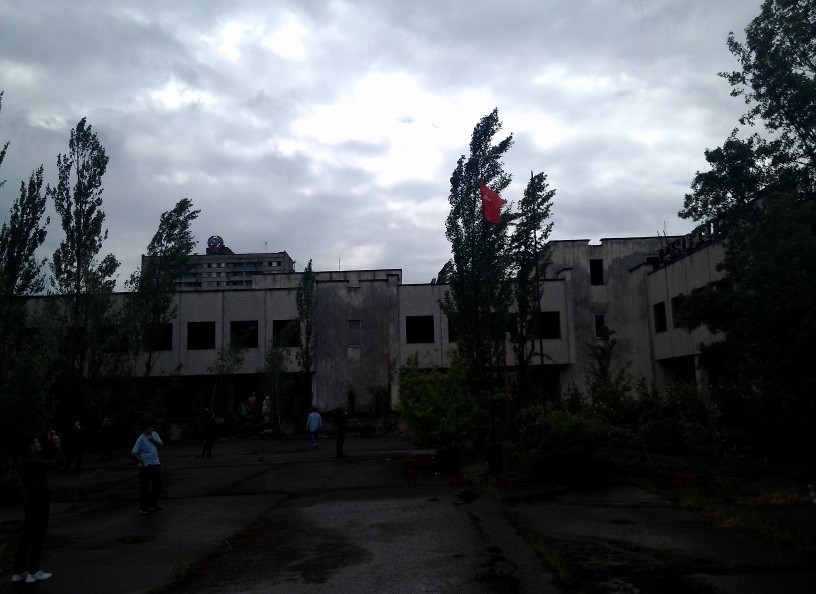
#> input picture Week 4 (Image Processing Part-2)/Media/M4/gammacorrection.jpg, 816 x 594 px, found by its file name
$ jupyter execute '4.09 LookUpTables _ Gamma Correction.ipynb'
#> lines starting #> are read from the running program, lines starting #| are printed output that depends on the picture
# <center><font style="color:rgb(100,109,254)"> LookUpTables & Gamma Correction</font><center>

[cell 1]
import cv2
import numpy as np
from matplotlib import pyplot as plt

## <font style="color:rgb(134,19,348)">  Gamma correction  </font>

Gamma correction can be used to correct the brightness of an image by using a non linear transformation between the input values and the mapped output values, now this is different from previous brightness enhancement which is a linear operation and  every pixel intensity is enhanced equally.

As this relation is non linear, the effect will not be the same for all the pixels and will depend to their original value.

Where $I$ is the input image and $y$ is the gamma value

So from above you can see that Gamma values less then `1` will shift the image pixels towards the darker end whereas gamma values greater than `1` will make the image appear brighter. A gamma value of 1 will have no affect on the image.

We will correct the below underexposed image with gamma correction

<center><small>Visem [CC BY-SA 3.0]</small></center>

<br>

**But first lets try to enhance this image with brightness enhancement technique we learned earlier**

[cell 2]
image = cv2.imread('media/M4/gammacorrection.jpg')
#> image is the input picture: shape (594, 816, 3); mean B, G, R 89.2, 84.9, 80.8

# Set some brightness constant value
constant = 80

# Add constant for increasing brightness, we convert to uint32 to prevent numpy rounding
bright_image = np.int32(image) + constant

# Remember that numpy rounds of, so we need to clip values above 255 and below 0 and then convert it to uint8
bright_image = np.clip(bright_image, 0, 255)
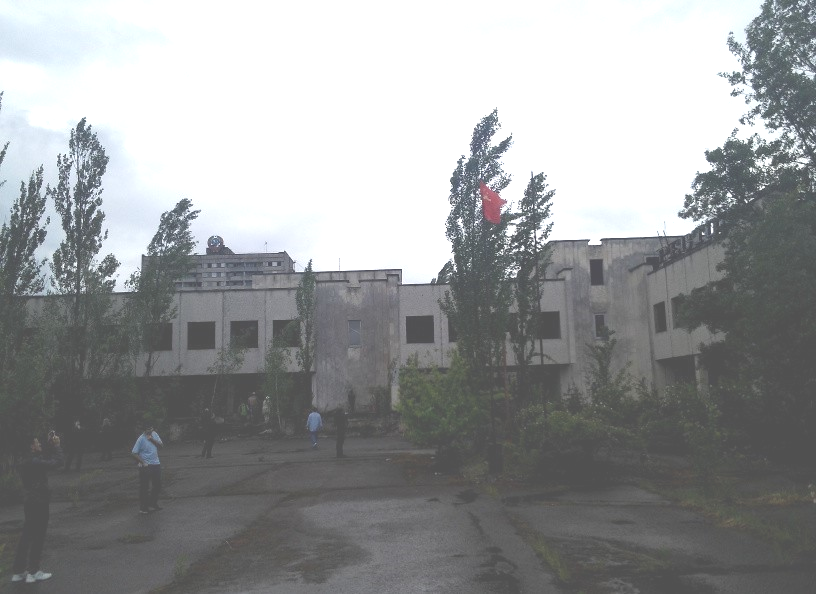
#> bright_image: shape (594, 816, 3) int32; mean B, G, R 154, 153.1, 151.3
bright_image = np.uint8(bright_image)

plt.figure(figsize=[23,23])
plt.subplot(131);plt.imshow(image[...,::-1]);plt.title("Normal");plt.axis('off');
plt.subplot(132);plt.imshow(bright_image[...,::-1]);plt.title("High Brightness");plt.axis('off');
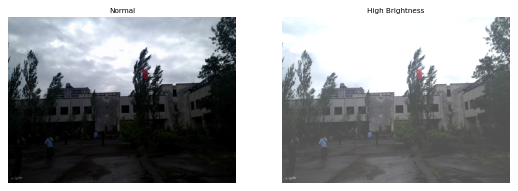
#> figure drawn by matplotlib, 2 panels

This is not too bad, we can even improve the contrast, but because of linear enhancement, see the clouds have also become saturated, with Gamma correction, we won't have this problem.

[cell 3]
image = cv2.imread('media/M4/gammacorrection.jpg')

# set the gamma value
gamma = 0.4

# this is the formula above for gamma correction
bright_image =  pow(np.int32(image) / 255.0, gamma) * 255.0
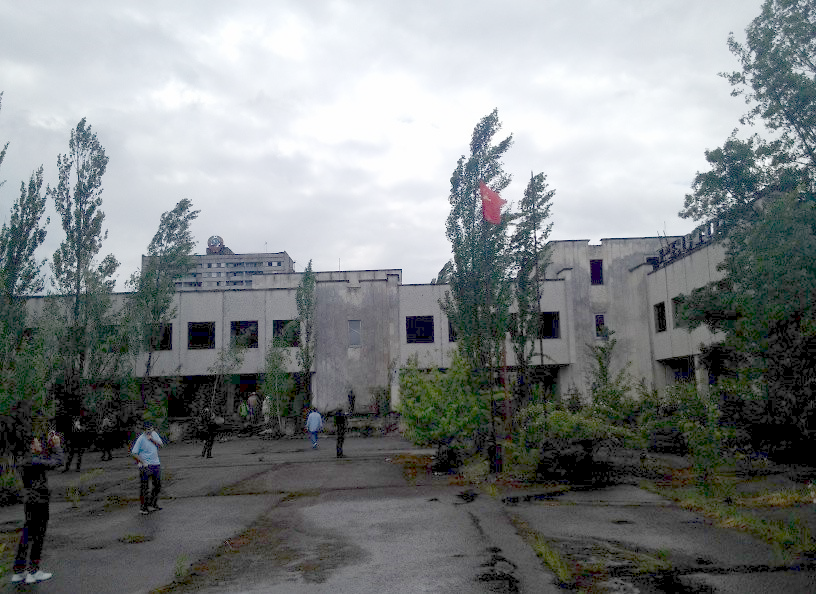
#> bright_image: shape (594, 816, 3) float64; mean B, G, R 132.7, 131.9, 127.4

# clip the image to be in range 0,255
bright_image = np.clip(bright_image , 0 , 255)

# convert back to uint8
bright_image = np.uint8(bright_image)


plt.figure(figsize=[23,23])
plt.subplot(131);plt.imshow(image[...,::-1]);plt.title("Normal");plt.axis('off');
plt.subplot(132);plt.imshow(bright_image[...,::-1]);plt.title("Gamma Corrected");plt.axis('off');
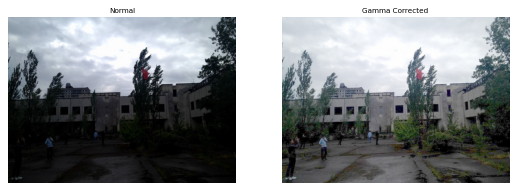
#> figure drawn by matplotlib, 2 panels

See how the results are much better with gamma correction

## <font style="color:rgb(134,19,348)"> LookUp Tables   </font>
We can improve the computational performance of the this gamma correction, this wont effect the results but computationally this be really fast, so right now what is happening is that you are taking the power of each pixel in image, now the bigger the image the more compute required, and if you have a whole folder of images then you need to you will be performing this power operation on each pixel of every image. Now this not required because you're doing a very simple image , you're just transforming some fix numbers (256 numbers to be exact, pixel intensity from 0-255) to some fix other numbers (fix power of these numbers). So you're just doing a simple mapping of 256 numbers.

Why not you do the mapping first and save the transformed 256 numbers and then just replace the those values which real pixel values of any image. For example suppose a gamma value of 0.4 transforms an intensity value of `34` to lets say `59`. So we can just save this mapping now whenever an image has pixel with intensity value `34` we will replace it with `59`. Similarly we can save 256 such maps. And no more computation is required.

## <font style="color:rgb(134,19,348)"> Gamma Correction with LookUp Tables </font>
Now lets do the gamma correction with lookUp tables, First we have to create the lookUp table

[cell 4]
# creating an array of zeros of required shape to store the maps
lookUpTable = np.zeros((1,256), np.uint8)

# setting the mapping value of gamma
gamma = 0.4

# mapping each value from 0 to 255 to its required power and then clipping it
for i in range(256):
    lookUpTable[0,i] = np.clip(pow(i / 255.0, gamma) * 255.0, 0, 255)

# you can see the lookUpTable, look how 1 has been mapped to 27, 2 to 36 and so on.
print(lookUpTable)

$ run again, with Week 4 (Image Processing Part-2)/Media/M4/MsWatson.jpg copied over Week 4 (Image Processing Part-2)/Media/M4/gammacorrection.jpg
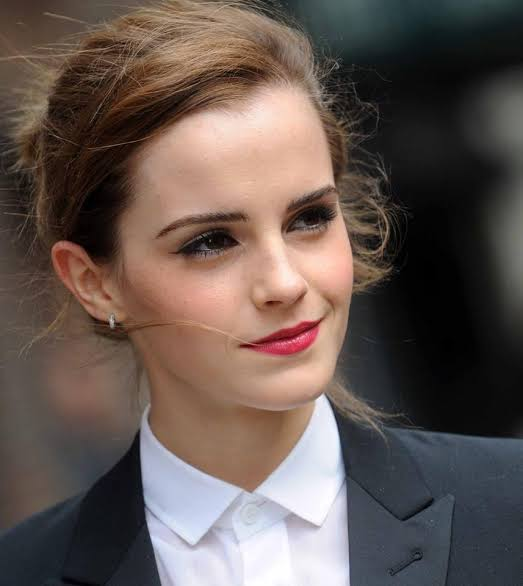
#> input picture Week 4 (Image Processing Part-2)/Media/M4/MsWatson.jpg, 523 x 586 px, found by its file name
#> image is the input picture: shape (586, 523, 3); mean B, G, R 80.9, 86.4, 100.2
#> `bright_image =  pow(np.int32(image) / 255.0, gamma) * 255.0`:
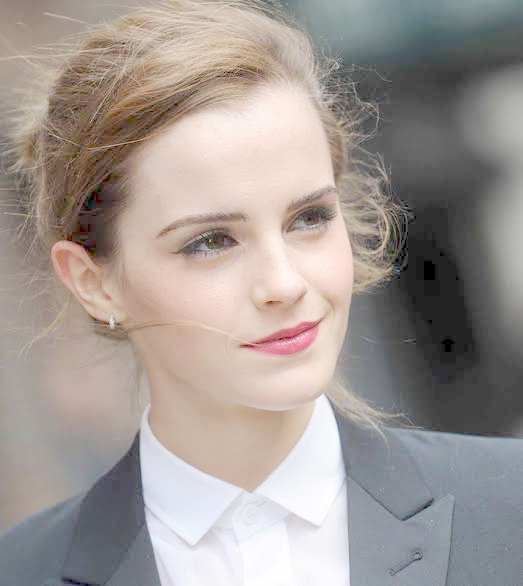
#> bright_image: shape (586, 523, 3) float64; mean B, G, R 148.2, 152.8, 161.4
#> `[cell 3] image = cv2.imread('media/M4/gammacorrection.jpg')  # set the..`:
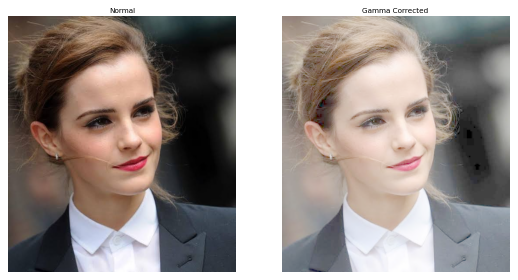
#> figure drawn by matplotlib, 2 panels

$ run again, with Week 4 (Image Processing Part-2)/Media/M4/Trump1.jpg copied over Week 4 (Image Processing Part-2)/Media/M4/gammacorrection.jpg
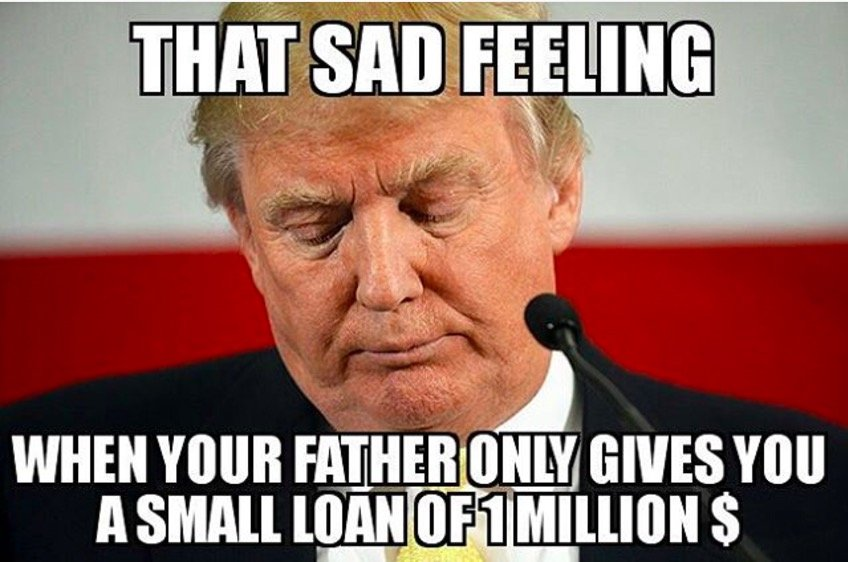
#> input picture Week 4 (Image Processing Part-2)/Media/M4/Trump1.jpg, 848 x 562 px, found by its file name
#> image is the input picture: shape (562, 848, 3); mean B, G, R 103.9, 113.5, 150.4
#> `bright_image =  pow(np.int32(image) / 255.0, gamma) * 255.0`:
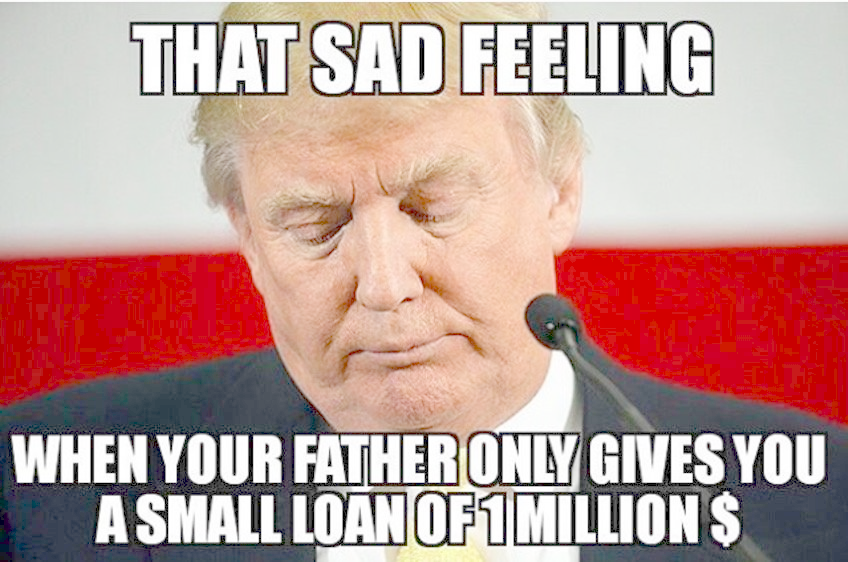
#> bright_image: shape (562, 848, 3) float64; mean B, G, R 149.8, 154.6, 191.9
#> `[cell 3] image = cv2.imread('media/M4/gammacorrection.jpg')  # set the..`:
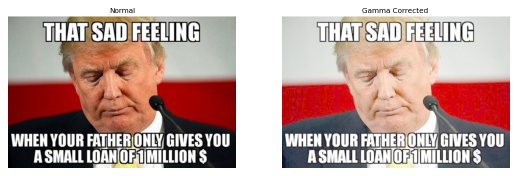
#> figure drawn by matplotlib, 2 panels
